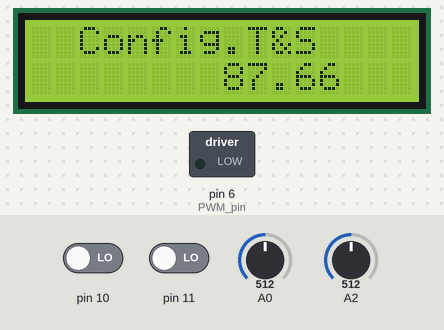
The sketch below on a simulated Arduino Uno, built with avr-gcc and run on an emulated ATmega328P. Parts: 16×2 character LCD, switched loads named in the sketch (green lamp = pin HIGH). The inputs (shaded band) are chosen by the test bench; at power-on: pin 11 LOW, pin 10 LOW, A2 = 512, A0 = 512.

Above: at 3.6 s.
3.7 s: pin 11 driven HIGH
At 4.6 s:
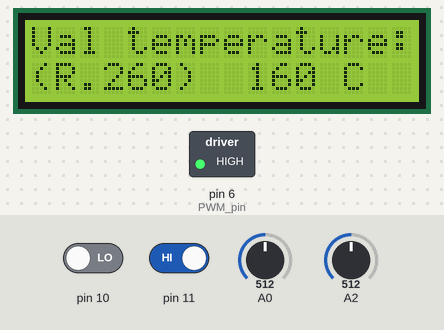
5.2 s: pin 10 driven HIGH
At 5.8 s:
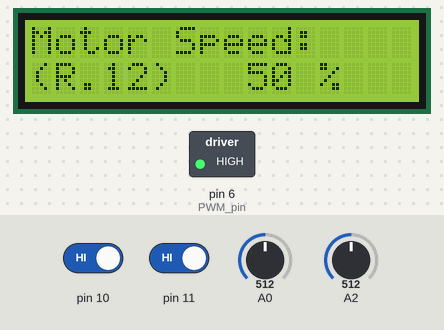
6.7 s: A2 set to 151
8.2 s: A2 set to 145
At 9.4 s:
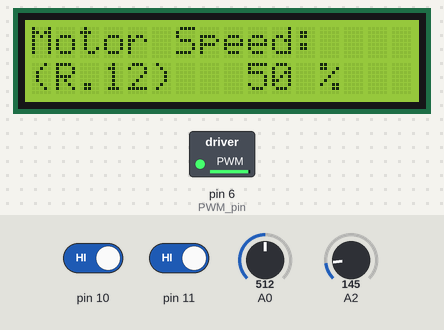
9.7 s: A0 set to 716
At 10.3 s:
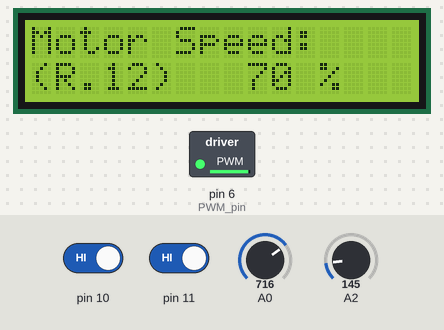
11.2 s: pin 10 driven LOW
At 11.6 s:
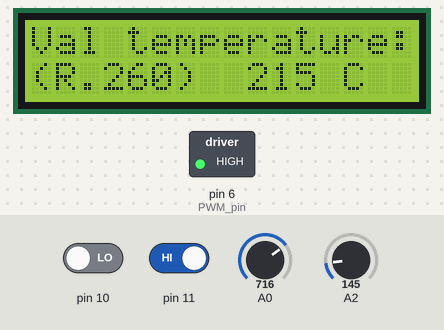
Timing chart, 0 to 13.7 s (numbered marks = the images above; inputs shaded):
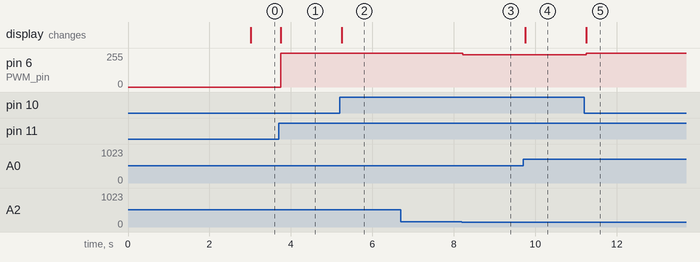

The sketch:

final_codev3.ino
```cpp
//YWROBOT
//Compatible with the Arduino IDE 1.0
//Library version:1.1

#include <AccelStepper.h>
#include <Wire.h>
#include <LiquidCrystal_I2C.h>
#define dirPin 2
#define stepPin 3
#define motorInterfaceType 1
#define PWM_pin 6
AccelStepper stepper = AccelStepper(motorInterfaceType, stepPin, dirPin);
int pot,pot_p,val1=0,val2=0;
uint16_t Dm;
double T0=25+273.15,R0=100000,Rb=10000,beta=3950;
double Tk=0,Tc=0,R=0;
int erreur=0,P_erreur=0;
int T_pwm=0,E=0,i=0;
float elapsedTime, Time, timePrev;
int kp = 27;   int ki = 0.6 ;   int kd = 0.6;
int PID_p = 0;    int PID_i = 0;    int PID_d = 0;
int Mset=0;
int Tset=40;
String data = "";
LiquidCrystal_I2C lcd(0x27,16,2);


void setup()
{
  lcd.init();  // initialize the lcd
  lcd.backlight();
  pinMode(10, INPUT);
  pinMode(11, INPUT);
  pinMode(PWM_pin,OUTPUT); //pwm output
  stepper.setMaxSpeed(1000);
  Time = millis();
  lcd.setCursor(0,0);
  lcd.print("  Config.T&S ");

}

void loop()
{
  Tc=thermistor();
  pot=analogRead(A0);
  val1 = digitalRead(10);   // read the input pin
  val2 = digitalRead(11);   // read the input pin

  if (val1==1){
  i=1;
  stepper.stop();
  pot=map(pot,0,1023,10,1000);
  lcd.setCursor(0,0);
  lcd.print("Motor Speed:      ");
  if (pot!=pot_p) {
    lcd.setCursor(0,1);
    lcd.print("(R.12)            ");
    lcd.setCursor(9,1);
    lcd.print(map(pot,10,1000,1,100));
    lcd.setCursor(12,1);
    lcd.print("%");
    Mset=pot;
    pot_p=pot;
  }
  }
  else if (val2==1){
  i=1;
  stepper.stop();
  pot=map(pot,0,1023,20,300);
  lcd.setCursor(0,0);
  lcd.print("Val temperature:      ");
  if (pot!=pot_p) {

    lcd.setCursor(0,1);
    lcd.print("(R.260)                    ");
    lcd.setCursor(9,1);
    lcd.print(pot);
    lcd.setCursor(12,1);
    lcd.print(" C");
    pot_p=pot;
    Tset=pot;
  }
  }
  else {
    if (i==1){
    i=0;
    lcd.setCursor(0,0);
    lcd.print("Temperature :      ");
    lcd.print("                   ");
    lcd.setCursor(0,1);
    lcd.print("                   ");
    lcd.setCursor(8,1);
    lcd.print(int(Tc));
    }
    stepper.setSpeed(Mset);
    updateDisplay();
    stepper.runSpeed();
  analogWrite(PWM_pin,T_pwm);
  P_erreur=E;
  }
erreur=(Tset*1.034)-Tc;
P_erreur=0;
  if(erreur<= 0){erreur=0;}
  E=map(erreur,0,int(Tc),0,255);
  PID_p=E*kp;
  if(-3 < E <3)
  {
  PID_i = PID_i + (ki * E);
  }
  timePrev = Time;
  Time = millis();
  elapsedTime = (Time - timePrev) / 1000;
  //Now we can calculate the D calue
  PID_d = kd*((E-P_erreur)/elapsedTime);
  T_pwm= PID_p + PID_i + PID_d;
   if(T_pwm < 0)
  {    T_pwm  = 0;    }
  else if(T_pwm  > 255)
  {    T_pwm  = 255;}

  analogWrite(PWM_pin,T_pwm);
  P_erreur=E;
}
double thermistor()
{
  int t = analogRead(A2);
  float tr = 1023.0 / t - 1;
  tr = Rb / tr;
   float steinhart;
    steinhart = tr / R0;
    steinhart = log(steinhart);
    steinhart /= beta;
    steinhart += 1.0 / (T0);
    steinhart = 1.0 / steinhart;
    steinhart -= 273.15;
  return steinhart;
}
void updateDisplay()
{
   static unsigned long timer = 0;
   unsigned long interval = 3000;  // update display 2 times / second
   if (millis() - timer >= interval)
   {
      timer = millis();
      lcd.print("      "); // overwrite old data
      lcd.setCursor(8,1);  // reset cursor
      lcd.print(Tc);

   }
}
```

Measured:
- after the input at 3.7 s, pin 6 (PWM_pin): 0/255 → 255/255 after 0.05 s; the display: changes after 0.05 s (image 1)
- after the input at 5.2 s, the display: changes after 0.05 s (image 2)
- after the input at 6.7 s, every drawn part: stays the same
- after the input at 8.2 s, pin 6 (PWM_pin): 255/255 → 243/255 at once
- after the input at 9.7 s, the display: changes after 0.05 s (image 4)
- after the input at 11.2 s, pin 6 (PWM_pin): 243/255 → 255/255 after 0.05 s; the display: changes after 0.05 s (image 5)
